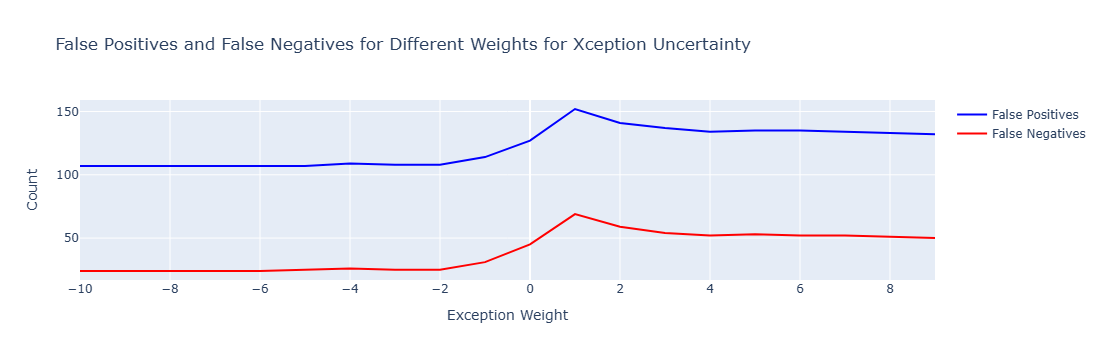

Python code for this plot:
import pandas as pd
import numpy as np
import plotly.express as px
import plotly.graph_objects as go

"""
Function which takes list of uncertanties and normalizes it to range 0 - 1
call with: 
    uncertainties: pandas series of uncertainties

Returns: 
    uncertainties_norm: pandas series of normalized uncertainties
"""
def uncertainty_norm(uncertainties):
    uncertainties_norm = (uncertainties - uncertainties.min()) / (uncertainties.max() - uncertainties.min())
    return uncertainties_norm


#Get uncertaintties from both models and create new useful columns
uns = pd.read_csv('ModelUncertainties.csv')
uns['vgg_class_un_norm'] = uncertainty_norm(uns['vgg_class_un'])
uns['vgg_is_correct'] = uns['vgg_class_pred'] == uns['vgg_true_class']
uns['xc_class_un_norm'] = uncertainty_norm(uns['xc_class_un'])
uns['xc_is_correct'] = uns['xc_class_pred'] == uns['xc_true_class']
uns['all_correct'] = uns['xc_is_correct'] & uns['vgg_is_correct']
uns['both_wrong'] = ~(uns['xc_is_correct'] | uns['vgg_is_correct'])#False when both models predict wrongly
uns['vgg_xc_identical'] =  uns['xc_class_pred'] == uns['vgg_class_pred']
uns['not_warned'] = uns['both_wrong'] & uns['vgg_xc_identical']#True when both models predict wrongly and both models predict identical class

#Examine how false positives and false negatives develop for different uncertainty weightings
weights_xc = np.arange(-10, 10, 1)
model_stats= []
for weight_xc in weights_xc:
    uns['combined_uncertainty'] = uns['xc_class_un_norm'] * weight_xc + uns['vgg_class_un_norm'] * (1 - weight_xc)
    uns['combined_uncertainty'] = uncertainty_norm(uns['combined_uncertainty'])
    both_wrong = uns[uns['both_wrong'] == True]
    not_warned = both_wrong[both_wrong['not_warned'] == True]
    warned = both_wrong[both_wrong['not_warned'] == False]
    q1 = both_wrong['combined_uncertainty'].quantile(0.25)
    num_false_positives = len(not_warned[not_warned['combined_uncertainty'] > q1])
    num_false_negatives = len(warned[warned['combined_uncertainty'] < q1])
    #plot results (optional)
    fig = px.box(both_wrong, y = 'combined_uncertainty', title = f'Combined Uncertainty - Exception Weight: {weight_xc} - {num_false_positives} False Positive -  {num_false_negatives} False Negatives')
    fig.show()
    model_stats.append([weight_xc, num_false_positives, num_false_negatives])

model_stats = pd.DataFrame(model_stats, columns = ['exception_weight', 'false_positives', 'false_negatives'])

#Plot results to determine best weighting
trace1 = go.Scatter(x = model_stats['exception_weight'], y = model_stats['false_positives'], name='False Positives', marker=dict(color='blue'))
trace2 = go.Scatter(x = model_stats['exception_weight'], y = model_stats['false_negatives'], name='False Negatives', marker=dict(color='red'))
fig = go.Figure(data=[trace1, trace2])
fig.update_layout(title = 'False Positives and False Negatives for Different Weights for Xception Uncertainty', 
                  xaxis_title = 'Exception Weight', 
                  yaxis_title = 'Count'
                 )
fig.write_image("CombinedUncertainty.png")
